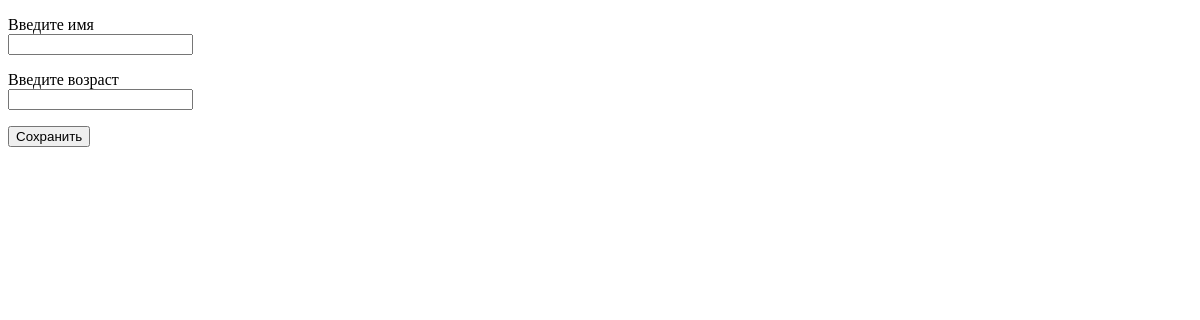
The app's page /, older data.
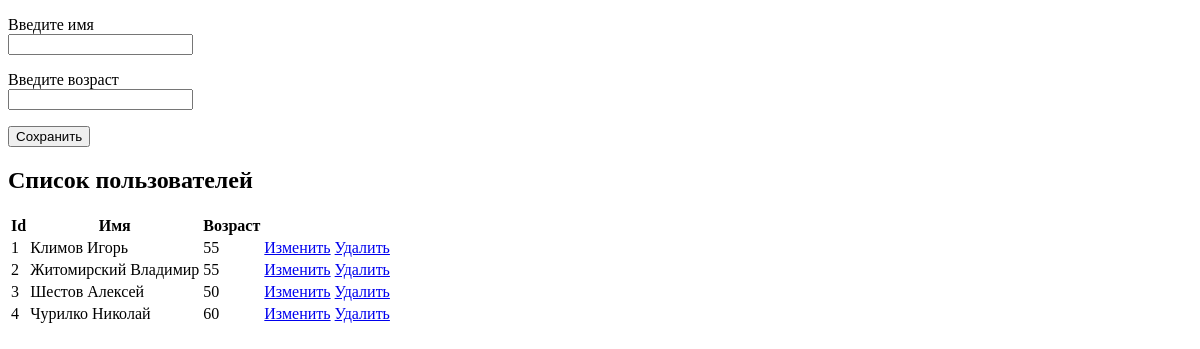
The same page, newer data.
### firstapp/models.py (models this page shows)
class Person(models.Model):
    name = models.CharField(max_length = 20)
    age = models.IntegerField()
    objects = models.Manager()
    DoesNotExist = models.Manager

### firstapp/views.py (the view)
# urls.py: path('', views.index),
def index(request):
    people = Person.objects.all()
    return render(request, "index.html", {"people": people})

### templates/index.html (shortened to what this page needs)
<!DOCTYPE html>
<html lang="en">
<head>
</head>
<body class="container">
    <form method="POST" action="create/">
    <p>
        <label>Введите имя</label><br>
        <input type="text" name="name" />
    </p>
    <p>
        <label>Введите возраст</label><br>
        <input type="text" name="age" />
    </p>
    <input type="submit" value="Сохранить" />
    </form>
    {% if people.count > 0 %}
    <h2>Список пользователей</h2>
    <table>
        <tr><th>Id</th><th>Имя</th><th>Возраст</th></tr>
        {% for person in people %}
            <tr>
                <td>{{ person.id }}</td>
                <td>{{ person.name }}</td>
                <td>{{ person.age }}</td>
                <td><a href="edit/{{person.id}}">Изменить</a>
                    <a href="delete/{{person.id}}">Удалить</a>
                </td>
            </tr>
        {% endfor %}
    </table>
    {% endif %}
</body>
</html>

Row changes from the older to the newer data that the page shows:
added Person: id "1", name "Климов Игорь", age "55"
added Person: id "2", name "Житомирский Владимир", age "55"
added Person: id "3", name "Шестов Алексей", age "50"
added Person: id "4", name "Чурилко Николай", age "60"
Text that changed along with them:
text now shown: "Список пользователей Id Имя Возраст"
